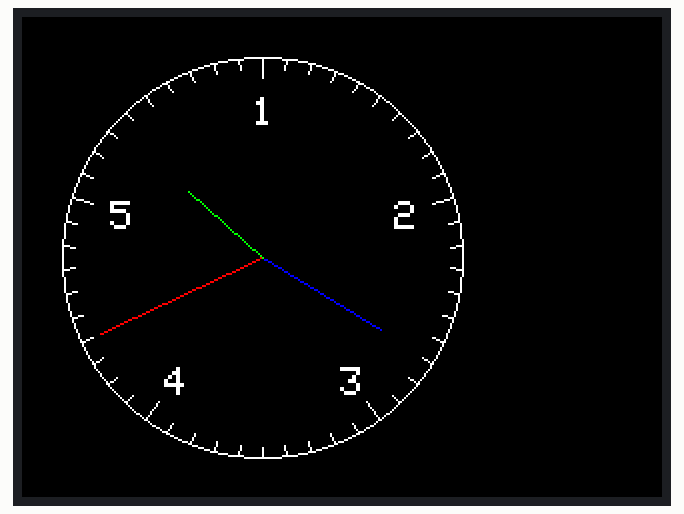
A sketch run on a simulated Arduino Uno, built with avr-gcc and run on an emulated ATmega328P. Parts: 320×240 colour display. The local clock reads 2024-03-15 10:24:30 at power-on unless the sketch sets it; what the sketch prints to the serial monitor is not drawn.

Above: at 0.4 s.
At 5.5 s:
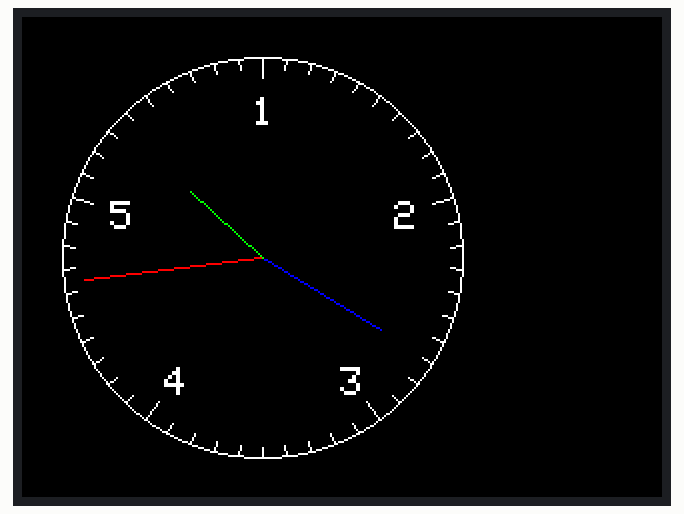
At 13.6 s:
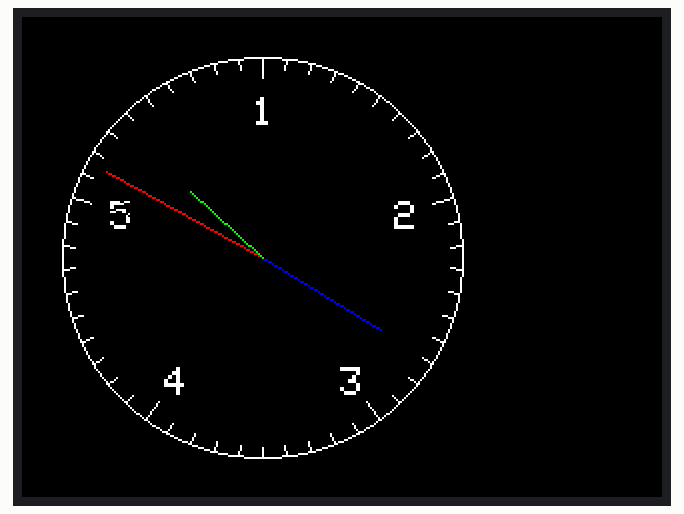
At 21.6 s:
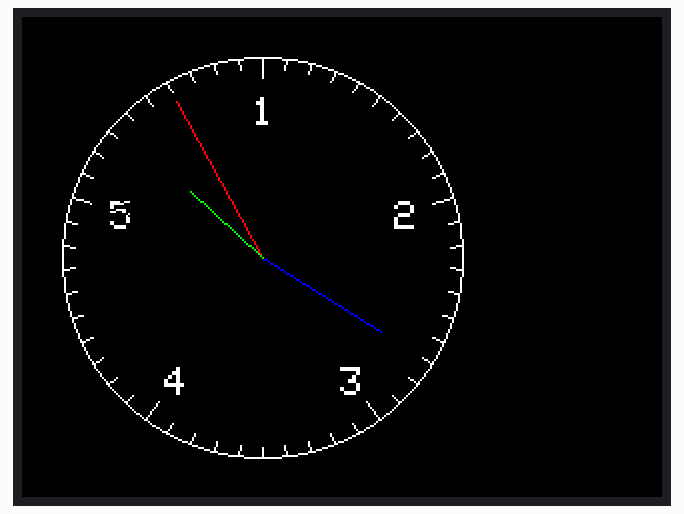
At 29.7 s:
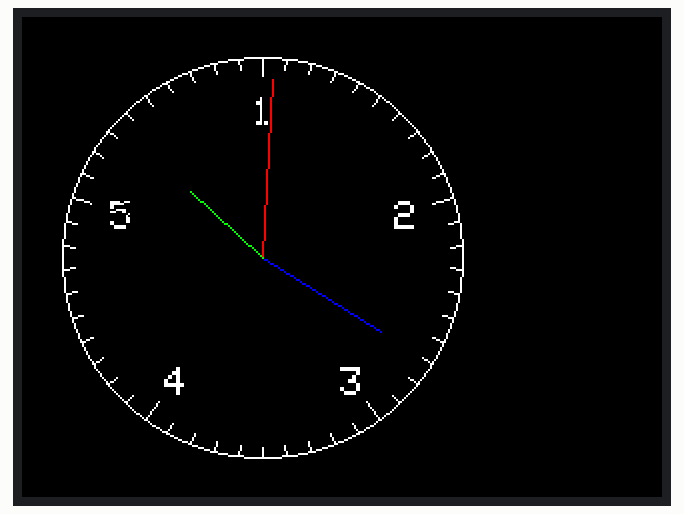
At 38.8 s:
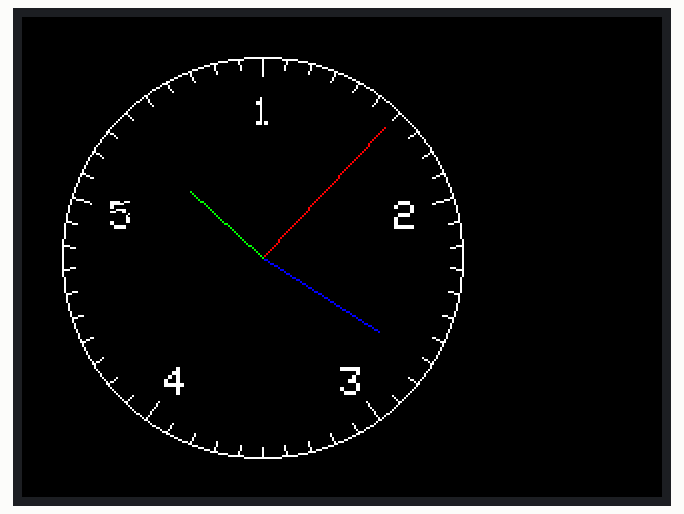

Measured:
- what the display in image 1 shows lasts 1.0 s, from 5.4 s to 6.4 s

The sketch:

sketch.ino
```cpp
//Project Decimal clock
//Author Masoom Abhani


#include <Wire.h>
#include "RTClib.h"
#include <Adafruit_GFX.h>
#include <Adafruit_ILI9341.h>

// ==== TFT pins (UNO + hardware SPI) ====
#define TFT_CS   10
#define TFT_DC    8
#define TFT_RST   9

// ==== Objects ====
RTC_DS1307 rtc;
Adafruit_ILI9341 tft(TFT_CS, TFT_DC, TFT_RST);

// ==== Clock layout ====
const int centerX = 120;
const int centerY = 120;
const int radiusOuter = 100;

// Labels at the 5 major positions (clockwise from top)
const uint8_t PRAHAR_LABELS[5] = {1, 2, 3, 4, 5};

// Previous hand endpoints (for erasing)
int prevNimX = 0, prevNimY = 0;
int prevMuhX = 0, prevMuhY = 0;
int prevPrahX = 0, prevPrahY = 0;

// ==== Forward decls ====
void drawClockFace();
void drawClockHands(int prahar, int muhurat, int nimesha);

void setup() {
  Serial.begin(9600);
  Wire.begin();

  if (!rtc.begin()) {
    Serial.println("RTC not found!");
    while (1) {}
  }
  if (!rtc.isrunning()) {
    Serial.println("RTC not running – setting compile time.");
    rtc.adjust(DateTime(F(__DATE__), F(__TIME__)));
  }

  tft.begin();
  tft.setRotation(1);
  tft.fillScreen(ILI9341_BLACK);
  tft.setTextWrap(false);

  drawClockFace();
}

void loop() {
  DateTime now = rtc.now();

  // Seconds since midnight
  long totalSec = now.hour() * 3600L + now.minute() * 60L + now.second();

  // Decimal time (1 nimesha = 0.864 s)
  const float nimeshaLen = 0.864f;
  long totalNimesha = (long)(totalSec / nimeshaLen);

  int prahar  = totalNimesha / 10000;           // 0..9
  int muhurat = (totalNimesha / 100) % 100;     // 0..99
  int nimesha =  totalNimesha % 100;            // 0..99

  Serial.print("Prahar: ");  Serial.print(prahar);
  Serial.print(" | Muhurat: "); Serial.print(muhurat);
  Serial.print(" | Nimesha: "); Serial.println(nimesha);

  drawClockHands(prahar, muhurat, nimesha);
  delay(1000);
}

// ====== Draw static dial ======
void drawClockFace() {
  tft.fillScreen(ILI9341_BLACK);

  // Outer circle
  tft.drawCircle(centerX, centerY, radiusOuter, ILI9341_WHITE);

  // Major labels 1..5
  for (int i = 0; i < 5; i++) {
    float ang = radians(i * 72.0f - 90.0f);   // start at top, clockwise
    int r = 75;
    int x = centerX + (int)(cos(ang) * r) - 5;
    int y = centerY + (int)(sin(ang) * r) - 5;

    tft.setCursor(x, y);
    tft.setTextColor(ILI9341_WHITE);
    tft.setTextSize(2);
    tft.print(PRAHAR_LABELS[i]);
  }

  // 50 ticks (every 7.2°), longer every 10th
  for (int i = 0; i < 50; i++) {
    float ang = radians(i * 7.2f - 90.0f);
    int r1 = (i % 10 == 0) ? 90 : 95;
    int r2 = radiusOuter;

    int x1 = centerX + (int)(cos(ang) * r1);
    int y1 = centerY + (int)(sin(ang) * r1);
    int x2 = centerX + (int)(cos(ang) * r2);
    int y2 = centerY + (int)(sin(ang) * r2);

    tft.drawLine(x1, y1, x2, y2, ILI9341_WHITE);
  }
}

// ====== Draw / update hands ======
void drawClockHands(int p, int m, int n) {
  // Erase previous hands
  if (prevNimX || prevNimY)   tft.drawLine(centerX, centerY, prevNimX,  prevNimY,  ILI9341_BLACK);
  if (prevMuhX || prevMuhY)   tft.drawLine(centerX, centerY, prevMuhX,  prevMuhY,  ILI9341_BLACK);
  if (prevPrahX || prevPrahY) tft.drawLine(centerX, centerY, prevPrahX, prevPrahY, ILI9341_BLACK);

  // Nimesha: 0..99 → 0..360
  float angleNim = (n) * 3.6f;

  // Muhurat: include nimesha fraction for smooth sweep
  float angleMuh = (m + n / 100.0f) * 3.6f;

  // Prahar with 5→1 rollover fix for the second half of the day
  // Map prahar 0..4 to sectors 1..5, and prahar 5..9 to sectors starting at "5"
  float phase = (p % 5) + (m + n / 100.0f) / 100.0f; // 0..5 position within 5 sectors
  if (p >= 5) phase += 4.0f;                         // shift second cycle to start at label "5"
  if (phase >= 5.0f) phase -= 5.0f;
  float anglePrah = phase * 72.0f;

  // Draw nimesha (red)
  float a = radians(angleNim - 90.0f);
  prevNimX = centerX + (int)(cos(a) * 90);
  prevNimY = centerY + (int)(sin(a) * 90);
  tft.drawLine(centerX, centerY, prevNimX, prevNimY, ILI9341_RED);

  // Draw muhurat (blue)
  a = radians(angleMuh - 90.0f);
  prevMuhX = centerX + (int)(cos(a) * 70);
  prevMuhY = centerY + (int)(sin(a) * 70);
  tft.drawLine(centerX, centerY, prevMuhX, prevMuhY, ILI9341_BLUE);

  // Draw prahar (green)
  a = radians(anglePrah - 90.0f);
  prevPrahX = centerX + (int)(cos(a) * 50);
  prevPrahY = centerY + (int)(sin(a) * 50);
  tft.drawLine(centerX, centerY, prevPrahX, prevPrahY, ILI9341_GREEN);
}
```
